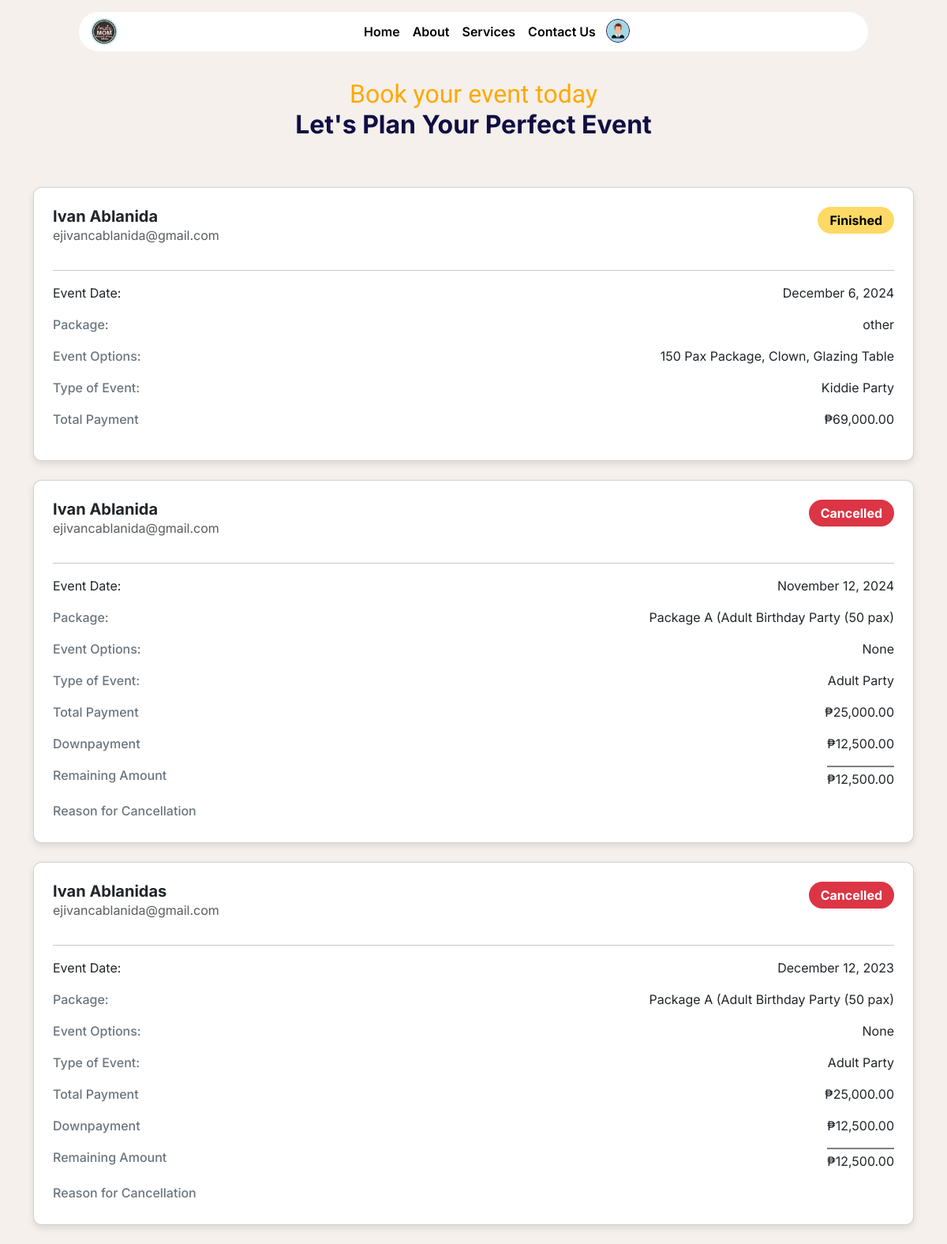
The app's page /features/users/web/appointment.php (signed in), older data.
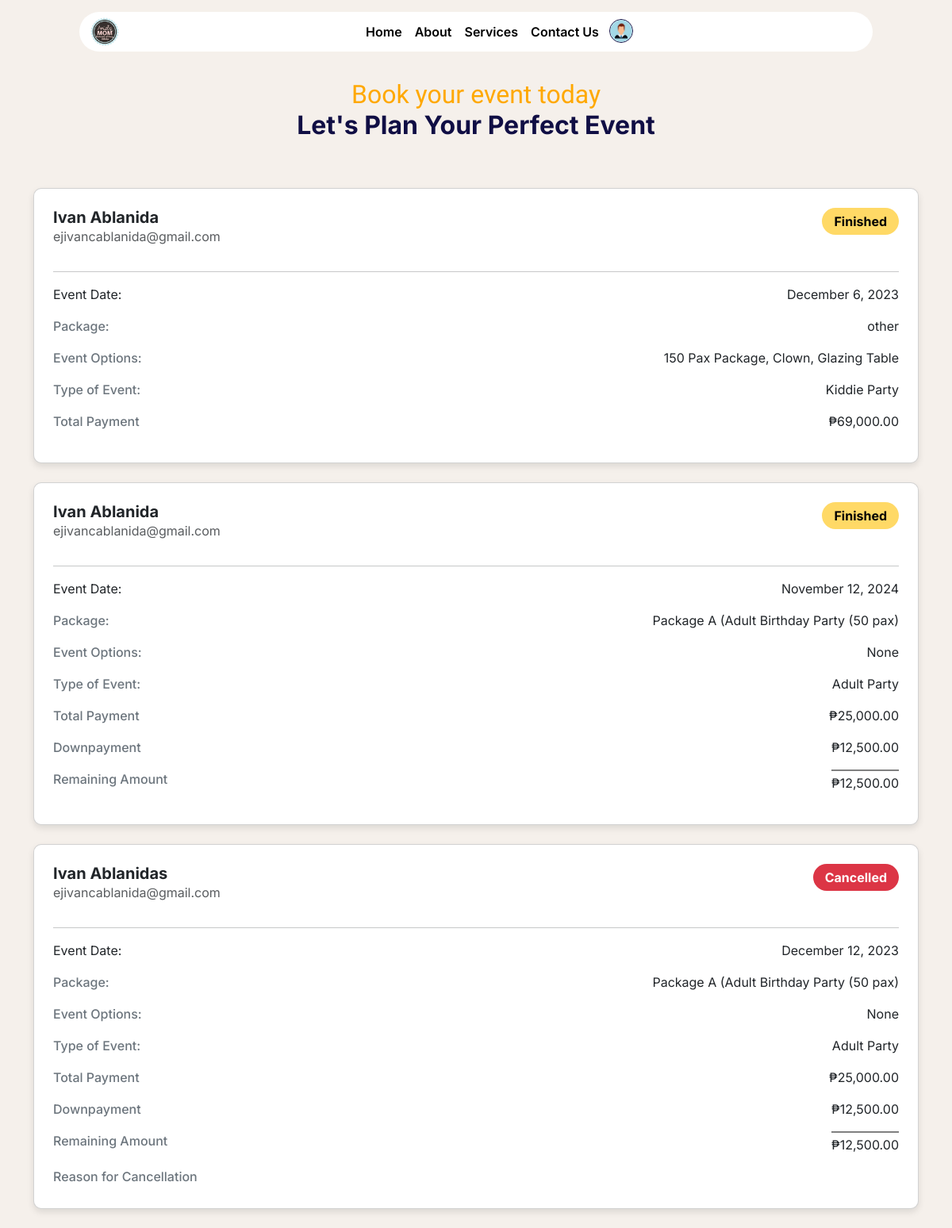
The same page, newer data.
### tables this page shows
CREATE TABLE `booking` (
  `id` int(11) NOT NULL,
  `status` enum('Pending','Waiting','On-going','Finished','Cancel') NOT NULL,
  `full_name` varchar(255) NOT NULL,
  `celebrants_name` varchar(255) DEFAULT NULL,
  `email` varchar(255) NOT NULL,
  `phone_number` varchar(15) DEFAULT NULL,
  `events_date` varchar(255) DEFAULT NULL,
  `guest_count` int(11) DEFAULT NULL,
  `event_duration` int(11) DEFAULT NULL,
  `event_starttime` int(11) DEFAULT NULL,
  `event_endtime` int(11) DEFAULT NULL,
  `event_type` varchar(255) DEFAULT NULL,
  `event_package` varchar(255) DEFAULT NULL,
  `event_options` text DEFAULT NULL,
  `cost` decimal(10,2) DEFAULT 0.00,
  `cancel_reason` text DEFAULT NULL,
  `payment_image` varchar(255) DEFAULT NULL,
  `reference_no` varchar(100) DEFAULT NULL,
  `payment_amount` decimal(10,2) NOT NULL,
  `status_paid` tinyint(1) DEFAULT 0
);

### features/users/web/appointment.php (the view, shortened to what the changed rows need)
<?php
    require '../../../db.php';
    $email = $_SESSION['email'];
    $sql = "SELECT * FROM booking WHERE email = ?";
    $stmt = $conn->prepare($sql);
    $stmt->bind_param("s", $email);
    $stmt->execute();
    $result = $stmt->get_result();
    $bookings = [];
    while ($row = $result->fetch_assoc()) {
        $bookings[] = $row;
    }
?>
<!DOCTYPE html>
<html lang="en">
<head>
    <link href="https://cdn.jsdelivr.net/npm/bootstrap@5.3.3/dist/css/bootstrap.min.css" rel="stylesheet">
    <link rel="stylesheet" href="../css/appointment.css">
    <link href="https://cdn.jsdelivr.net/npm/fullcalendar@6.1.8/index.global.min.css" rel="stylesheet">
</head>
<body>
    <section class="body">
    <div class="container">
    <?php if (!empty($bookings)): ?>
    <?php foreach ($bookings as $booking): ?>
        <div class="card p-4 mb-4">
            <div class="d-flex justify-content-between align-items-start mb-3">
                <div>
                    <h5 class="card-title mb-0"><?php echo htmlspecialchars($booking['full_name']); ?></h5>
                    <p class="card-text text-muted"><?php echo htmlspecialchars($booking['email']); ?></p>
                </div>
                <div class="d-flex gap-2">
                    <span class="status-badge <?php echo (strtolower($booking['status']) === 'cancel') ? 'bg-danger text-white' : ''; ?>">
                        <?php echo (strtolower($booking['status']) === 'cancel') ? 'Cancelled' : htmlspecialchars($booking['status']); ?>
                    </span>
                </div>
            </div>
            <hr>
            <div class="card-body p-0">
                <div class="d-flex justify-content-between">
                    <p class="mb-1">Event Date:</p>
                    <p><?php echo (new DateTime($booking['events_date']))->format('F j, Y'); ?></p>
                </div>
                <div class="d-flex justify-content-between">
                    <p class="mb-1"><span class="info-label">Package:</span></p>
                    <p><?php echo htmlspecialchars($booking['event_package']); ?></p>
                </div>
                <div class="d-flex justify-content-between">
                    <p class="mb-1"><span class="info-label">Event Options:</span></p>
                    <p><?php echo htmlspecialchars($booking['event_options']); ?></p>
                </div>
                <div class="d-flex justify-content-between">
                    <p class="mb-1"><span class="info-label">Type of Event:</span></p>
                    <p><?php echo htmlspecialchars($booking['event_type']); ?></p>
                </div>
                <div class="d-flex justify-content-between">
                    <p class="mb-1"><span class="info-label">Total Payment</span></p>
                    <p>₱<?php echo number_format(htmlspecialchars($booking['cost']), 2); ?></p>
                </div>
                <?php if (!empty($booking['payment_amount']) && !empty($booking['reference_no'])): ?>
                    <div class="d-flex justify-content-between">
                        <p class="mb-1"><span class="info-label">Downpayment</span></p>
                        <p>₱<?php echo number_format($booking['payment_amount'], 2); ?></p>
                    </div>
                    <div class="d-flex justify-content-between">
                        <p class="mb-1"><span class="info-label">Remaining Amount</span></p>
                        <p class="remaining">₱<?php echo number_format($booking['cost'] - $booking['payment_amount'], 2); ?></p>
                    </div>
                <?php endif; ?>
                <?php if (strtolower($booking['status']) === 'cancel'): ?>
                    <div class="d-flex justify-content-between">
                        <p class="mb-1"><span class="info-label">Reason for Cancellation</span></p>
                    </div>
                <?php endif; ?>
            </div>
        </div>
    <?php endforeach; ?>
<?php else: ?>
    <p>No bookings found.</p>
<?php endif; ?>
</div>
</section>
</html>

Row changes from the older to the newer data that the page shows:
changed booking "other": events_date "December 6, 2024" → "December 6, 2023"
changed booking "November 12, 2024": status (not shown) → "Finished"; no longer shows "Cancelled Reason for Cancellation"
